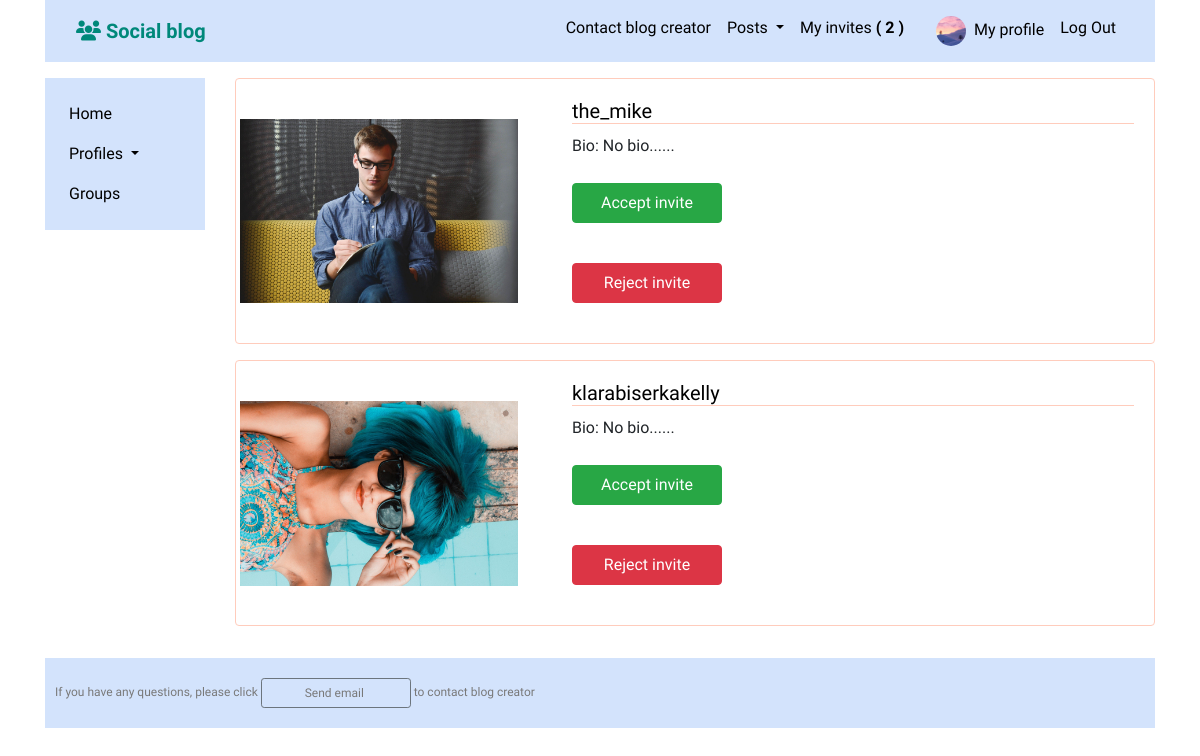
Page /profiles/my_invites/ (signed in) on the earlier database version.
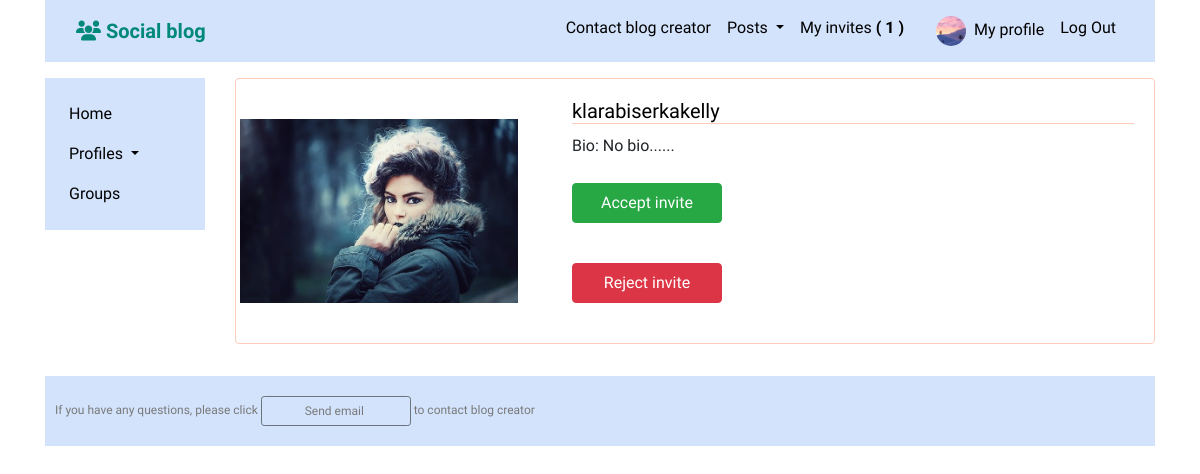
Same page on the later database version.
### profiles/models.py (models this page shows, shortened)
class Profile(models.Model):
    first_name = models.CharField(max_length=100, blank=True)
    last_name = models.CharField(max_length=100, blank=True)
    user = models.OneToOneField(User, on_delete=models.CASCADE)
    bio = models.TextField(default='No bio...')
    friends = models.ManyToManyField(User, related_name='friends', blank=True)
    email = models.EmailField(max_length=200, blank=True)
    country = models.CharField(max_length=200,blank=True)
    avatar = models.ImageField(default='avatar.png', upload_to='avatars/')
    slug = models.SlugField(unique=True, blank=True)
    updated = models.DateTimeField(auto_now=True)
    created = models.DateTimeField(auto_now_add=True)
    objects = ProfileManager()
    def get_absolute_url(self):
        return reverse('profiles:profile_detail_view', kwargs={'slug': self.slug})
    __initial_first_name = None
    __initial_last_name = None
    def __init__(self, *args, **kwargs):
        super().__init__(*args, **kwargs)
        self.__initial_first_name = self.first_name
        self.__initial_last_name = self.last_name
    class Meta:
        ordering = ['-created',]

### profiles/views.py (the view)
# urls.py: path('my_invites/', views.invites_received_view, name='my_invites_view'),
@login_required
def invites_received_view(request):
    profile = Profile.objects.get(user=request.user)
    qs = Relationship.objects.invitations_received(profile)
    results = list(map(lambda x: x.sender, qs))
    is_empty = False
    if len(results) == 0:
        is_empty = True
    context = {
        'qs': results,
        'is_empty': is_empty,
    }
    return render(request, 'profiles/my_invites.html', context)

### profiles/context_processors.py (called while the page is built)
def profile_pic(request):
    if request.user.is_authenticated:
        profile_obj = Profile.objects.get(user=request.user)
        pic = profile_obj.avatar
        return {'picture': pic}
    return {}

def invitations_no_rec(request):
    if request.user.is_authenticated:
        profile_obj = Profile.objects.get(user=request.user)
        qs_count = Relationship.objects.invitations_received(profile_obj).count()
        return {'invitations_no': qs_count}
    return {}

### profiles/models.py (called while the page is built)
    def invitations_received(self, receiver):
        qs = Relationship.objects.filter(receiver=receiver, status='send')
        return qs

### profiles/templates/profiles/my_invites.html (shortened to what this page needs)
<!DOCTYPE html>
{% extends 'base.html' %}
{% block content %}
  {% for obj in qs %}
    <div class="card mb-3">
      <div class="row g-0">
        <div class="col-md-4 d-flex align-items-center">
          <a href="{{obj.get_absolute_url}}" ><img class="img-thumbnail" src="{{obj.avatar.url}}"></a>
        </div>
        <div class="col-md-8 d-flex align-items-center">
          <div class="card-body">
            <a href="{{obj.get_absolute_url}}"><h5 class="card-title profile_name">{{obj.user}}</h5></a>
            <h6 class="card-text">Bio: {{obj.bio|slice:100}}...</h6>
            <form method="post" action="{% url 'profiles:accept_invite' %}">
              <button class="btn btn-success" type="submit">Accept invite</button>
            </form>
            <form method="post" action="{% url 'profiles:reject_invite' %}">
              <button class="btn btn-danger" type="submit">Reject invite</button>
            </form>
          </div>
        </div>
      </div>
    </div>
  {% endfor %}
{% endblock content %}

Differences in the rows shown:
no longer on this page (row edited): Profile: avatar (picture), user "the_mike", bio "No bio..."
changed Profile "klarabiserkakelly": avatar: a different picture
Other differences:
{{ invitations_no }}: "2" → "1"
